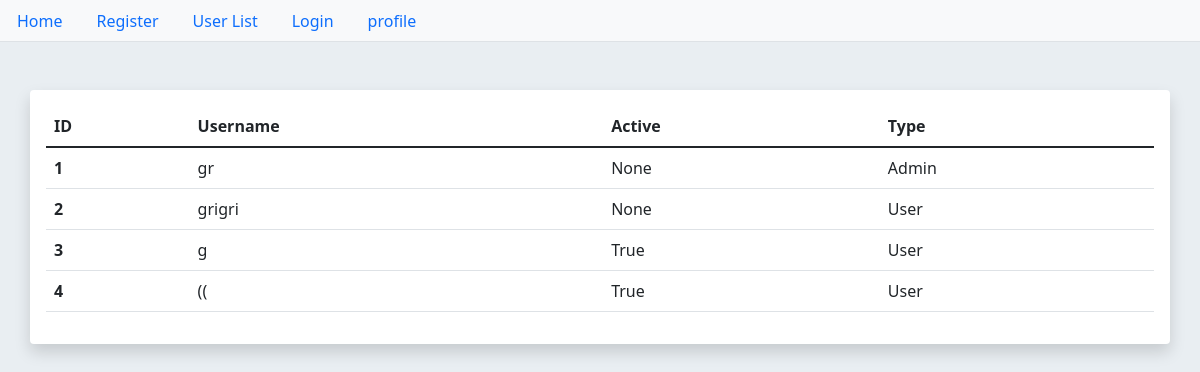
The app's page /user_list, older data.
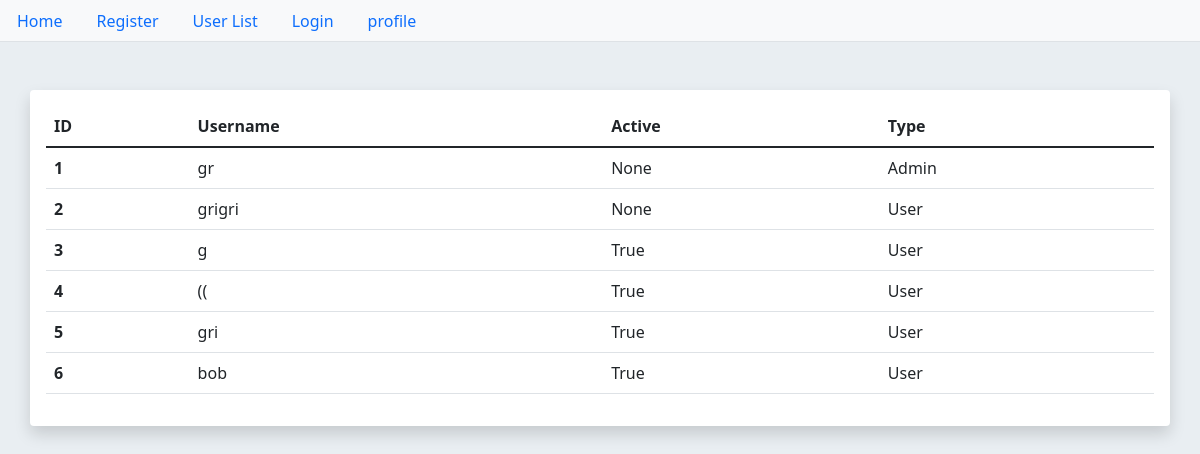
The same page, newer data.
### myapp/bp_user/model_user.py (models this page shows, shortened)
class User(db.Model, UserMixin):
    id = db.Column(db.Integer, primary_key=True)
    username = db.Column(db.String(50), nullable=False)
    password = db.Column(db.String(255))
    active = db.Column(db.Boolean)
    profile_type = db.Column(db.Integer, default=1)
    date_added = db.Column(db.DateTime, default=datetime.now())

### myapp/bp_user/views_user.py (the view)
@bp_user.route('/user_list')
def do_user_list():
    users = User.query.all()
    return render_template('user/user_list.html', users=users)

### myapp/templates/user/user_list.html
{% extends 'index.html' %}
{% block main_content %}
<table class="table">
    <thead>
    <tr>
        <th scope="col">ID</th>
        <th scope="col">Username</th>
        <th scope="col">Active</th>
        <th scope="col">Type</th>
    </tr>
    </thead>
    <tbody>
    {% for user in users%}
    <tr>
        <th scope="row">{{user.id}}</th>
        <td>{{user.username}}</td>
        <td>{{user.active}}</td>
        {% if user.profile_type == 1%}
        <td>User</td>
        {% else %}
        <td>Admin</td>
        {% endif %}
    </tr>
    {% endfor %}
    </tbody>
</table>
{% endblock %}

### myapp/templates/index.html (shortened to what this page needs)
<!doctype html>
<html lang="en">
<head>
    <link href="https://cdn.jsdelivr.net/npm/bootstrap@5.1.3/dist/css/bootstrap.min.css" rel="stylesheet"
>
</head>
<body>
{% block navbar%}
<ul class="nav nav-tabs bg-light">
    <li class="nav-item">
        <a class="nav-link" href="{{url_for('bp_general.do_home')}}">Home</a>
    </li>
    <li class="nav-item">
        <a class="nav-link" href="{{url_for('bp_user.do_register')}}">Register</a>
    </li>
    <li class="nav-item">
        <a class="nav-link" href="{{url_for('bp_user.do_user_list')}}">User List</a>
    </li>
        <li class="nav-item">
        <a class="nav-link" href="{{url_for('bp_user.do_login')}}">Login</a>
    </li>
        <li class="nav-item">
        <a class="nav-link" href="{{url_for('bp_user.do_user', name='test')}}">profile</a>
    </li>
</ul>
{% endblock %}
<div class="shadow p-3 my-5 bg-body rounded container">
    {% block main_content %}
    {% endblock %}
</div>
</body>
</html>

### myapp/templates/index.html (style rules this page uses)
body { background-color: #e9eef2; }

Row changes from the older to the newer data that the page shows:
added User: id "5", username "gri", active "True", profile_type "User"
added User: id "6", username "bob", active "True", profile_type "User"
